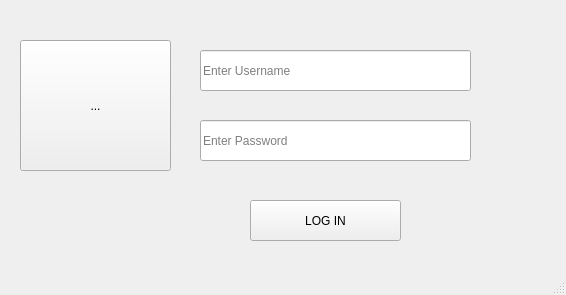
<?xml version="1.0" encoding="UTF-8"?>
<ui version="4.0">
 <class>LogIN</class>
 <widget class="QMainWindow" name="LogIN">
  <property name="geometry">
   <rect>
    <x>0</x>
    <y>0</y>
    <width>566</width>
    <height>295</height>
   </rect>
  </property>
  <property name="windowTitle">
   <string>MainWindow</string>
  </property>
  <widget class="QWidget" name="centralwidget">
   <widget class="QLineEdit" name="lineEdit">
    <property name="geometry">
     <rect>
      <x>200</x>
      <y>50</y>
      <width>271</width>
      <height>41</height>
     </rect>
    </property>
    <property name="placeholderText">
     <string>Enter Username</string>
    </property>
   </widget>
   <widget class="QLineEdit" name="lineEdit_2">
    <property name="geometry">
     <rect>
      <x>200</x>
      <y>120</y>
      <width>271</width>
      <height>41</height>
     </rect>
    </property>
    <property name="echoMode">
     <enum>QLineEdit::Password</enum>
    </property>
    <property name="placeholderText">
     <string>Enter Password</string>
    </property>
   </widget>
   <widget class="QPushButton" name="pushButton">
    <property name="geometry">
     <rect>
      <x>250</x>
      <y>200</y>
      <width>151</width>
      <height>41</height>
     </rect>
    </property>
    <property name="text">
     <string>LOG IN</string>
    </property>
   </widget>
   <widget class="QLabel" name="label">
    <property name="geometry">
     <rect>
      <x>200</x>
      <y>170</y>
      <width>261</width>
      <height>19</height>
     </rect>
    </property>
    <property name="text">
     <string/>
    </property>
   </widget>
   <widget class="QToolButton" name="toolButton">
    <property name="geometry">
     <rect>
      <x>20</x>
      <y>40</y>
      <width>151</width>
      <height>131</height>
     </rect>
    </property>
    <property name="text">
     <string>...</string>
    </property>
    <property name="icon">
     <iconset resource="Icons.qrc">
      <normaloff>:/Icons/LogIN.ico</normaloff>:/Icons/LogIN.ico</iconset>
    </property>
    <property name="iconSize">
     <size>
      <width>130</width>
      <height>130</height>
     </size>
    </property>
   </widget>
  </widget>
  <widget class="QMenuBar" name="menubar">
   <property name="geometry">
    <rect>
     <x>0</x>
     <y>0</y>
     <width>566</width>
     <height>24</height>
    </rect>
   </property>
  </widget>
  <widget class="QStatusBar" name="statusbar"/>
 </widget>
 <resources>
  <include location="Icons.qrc"/>
 </resources>
 <connections/>
</ui>
